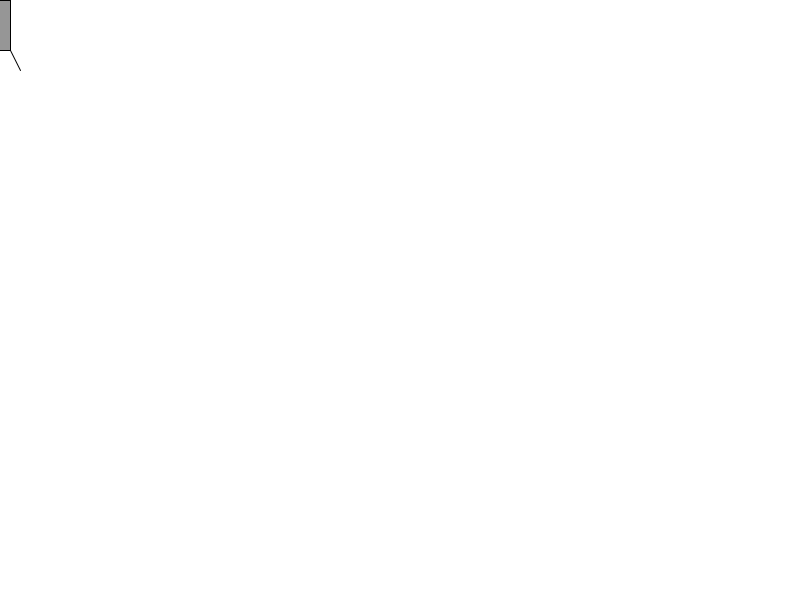
Frame 1 (no input)
Frame 60 (the mouse pressed at the canvas centre just before this capture): identical to frame 1, image omitted
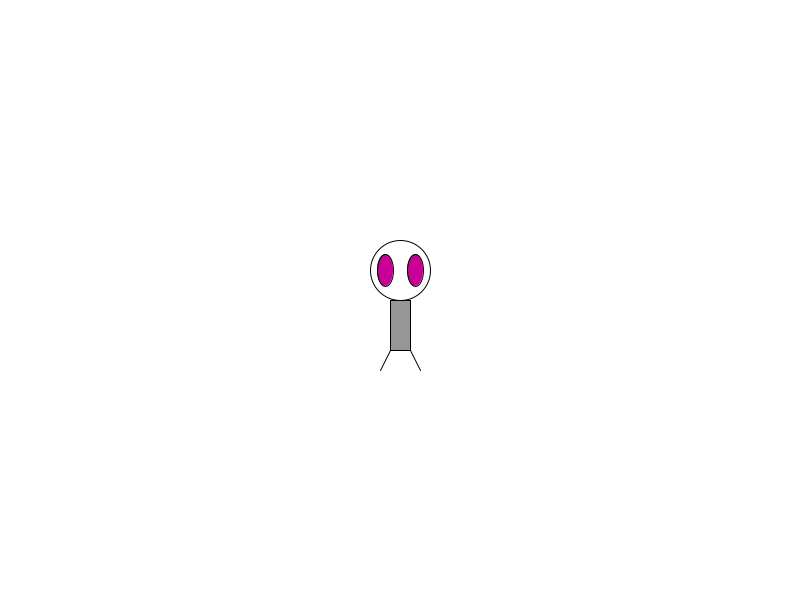
Frame 120 (the mouse held since frame 60 and released just before this capture)

The Processing sketch that drew these frames (run headless with seeded random() and noise(); from frame 60 on, the mouse is pressed at the canvas centre):

// Processing sketch: sketch_0003_3_Translated_Zoog
// ── sketch_0003_3_Translated_Zoog.pde
void setup(){
  size(800, 600);
  ellipseMode(CENTER);
  rectMode(CENTER);
  frameRate(30); // set frame rate to 30
}

void draw() {
  background(255);
  // Draw everything relative to (mouseX, mouseY)
  translate(mouseX, mouseY);
  drawZoog();
}

void drawZoog() {
  drawHead(0, 0 - 30);
  drawEyes(0, 0 - 30);
  drawBody(0, 0 + 25);
  drawLegs(0, 0 + 50);
}
void drawHead(int x, int y) {
  // Head
  fill(255);
  ellipse(x, y, 60, 60);
}

void drawEyes(int x, int y) {
  // Eyes
  fill(mouseX/2, 0, mouseY/2);
  ellipse(x - 15, y, 16, 32);
  ellipse(x + 15, y, 16, 32);
}

void drawBody(int x, int y){
  // Body
  stroke(0);
  fill(150);
  rect(x, y, 20, 50);
}

void drawLegs(int x, int y) {
  // Legs
  stroke(0);
  line(x - 10, y, x - 20, y + 20);
  line(x + 10, y, x + 20, y + 20);
}
